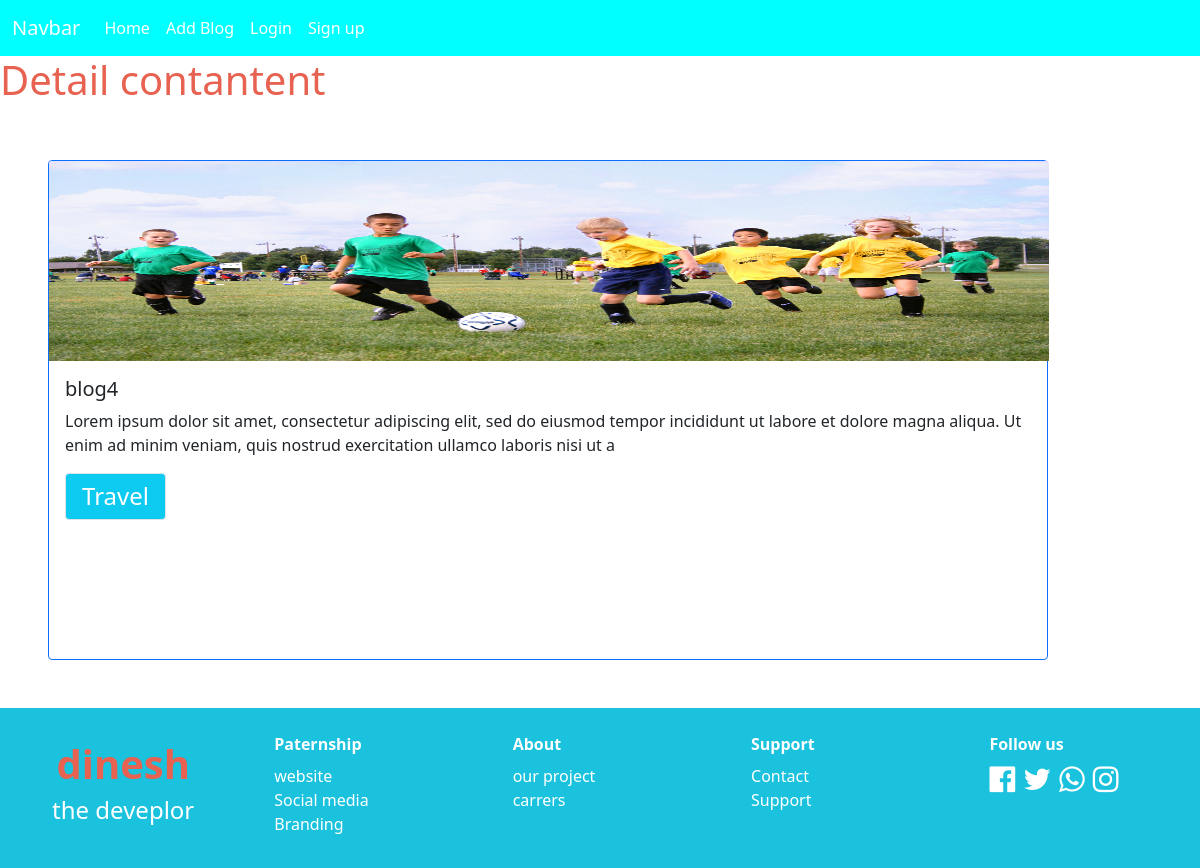
/show_detail/3/, run on the app's committed database.
### main/models.py (models this page shows, shortened)
class Addblog(models.Model):
    name=models.CharField(max_length=20)
    user = models.ForeignKey(User, on_delete=models.CASCADE)
    description=models.CharField(max_length=200)
    image=models.ImageField(upload_to='addimg/',null=True, blank=True)
    category=models.ForeignKey(Category,on_delete=models.CASCADE)
    date=models.DateTimeField(auto_now=True)

class Category(models.Model):
    name=models.CharField(max_length=20)
    def __str__(self):
       return self.name

### main/views.py (the view)
# urls.py: path('show_detail/<int:id>/', views.show_detail, name='show_detail'),
def show_detail(request, id):
    addblog = [Addblog.objects.get(id=id)]
    return render(request, 'show_detail.html', {'addblog': addblog})

### main/templates/show_detail.html
{% extends 'base.html' %}
{% block content %}
<h1>Detail contantent</h1>
<div class="card-container d-flex flex-wrap w-100">
  {% for addblogy in addblog %}
    <div class="card m-5 border-primary" style="width: 1000px; height: 500px;">
      <img src="{{ addblogy.image.url }}" class="card-img-top" alt="..." style="width: 1000px; height: 200px;">
      <div class="card-body">
        <h5 class="card-title">{{ addblogy.name }}</h5>
        <p class="card-text">{{ addblogy.description }}</p>
        <h4 class="card-text border bg-info d-inline-block py-2 px-3 rounded text-white">
          {{ addblogy.category }}
        </h4>
      </div>
    </div>
  {% endfor %}
</div>
{% endblock %}

### main/static/css/home.css (style rules this page uses)
h1 { color: rgb(231, 98, 80); }

### data on the page
Addblog: image (picture), name "blog4", description "Lorem ipsum dolor sit amet, consectetur adipiscing elit, sed do eiusmod tempor incididunt ut labore et dolore magna aliqua. Ut enim ad minim veniam, quis nostrud exercitation ullamco laboris nisi ut a", category "Travel"
